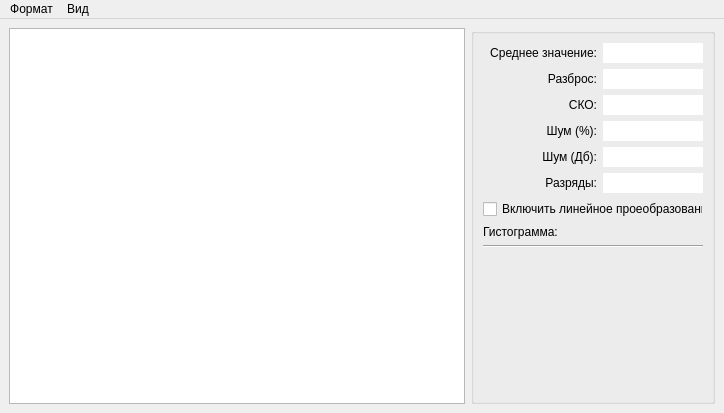
<?xml version="1.0" encoding="UTF-8"?>
<ui version="4.0">
 <class>SlotWidget</class>
 <widget class="QMainWindow" name="SlotWidget">
  <property name="geometry">
   <rect>
    <x>0</x>
    <y>0</y>
    <width>724</width>
    <height>413</height>
   </rect>
  </property>
  <property name="windowTitle">
   <string>MainWindow</string>
  </property>
  <widget class="QWidget" name="centralwidget">
   <layout class="QHBoxLayout" name="horizontalLayout_2">
    <item>
     <widget class="QStackedWidget" name="stackedWidget">
      <property name="currentIndex">
       <number>0</number>
      </property>
      <widget class="QWidget" name="page">
       <layout class="QVBoxLayout" name="verticalLayout">
        <property name="spacing">
         <number>0</number>
        </property>
        <property name="margin">
         <number>0</number>
        </property>
        <item>
         <widget class="MKTable" name="table"/>
        </item>
       </layout>
      </widget>
      <widget class="QWidget" name="page_2">
       <layout class="QHBoxLayout" name="horizontalLayout">
        <item>
         <widget class="QwtPlot" name="plot"/>
        </item>
       </layout>
      </widget>
      <widget class="QWidget" name="page_3">
       <layout class="QVBoxLayout" name="verticalLayout_4">
        <item>
         <widget class="QwtPlot" name="plot2"/>
        </item>
       </layout>
      </widget>
     </widget>
    </item>
    <item>
     <widget class="QGroupBox" name="statGroupBox">
      <layout class="QVBoxLayout" name="verticalLayout_2">
       <item>
        <layout class="QGridLayout" name="gridLayout">
         <item row="0" column="0">
          <widget class="QLabel" name="label_23">
           <property name="text">
            <string>Среднее значение:</string>
           </property>
           <property name="alignment">
            <set>Qt::AlignRight|Qt::AlignTrailing|Qt::AlignVCenter</set>
           </property>
          </widget>
         </item>
         <item row="0" column="1">
          <widget class="QLineEdit" name="le_mean">
           <property name="sizePolicy">
            <sizepolicy hsizetype="Preferred" vsizetype="Fixed">
             <horstretch>0</horstretch>
             <verstretch>0</verstretch>
            </sizepolicy>
           </property>
           <property name="maximumSize">
            <size>
             <width>100</width>
             <height>16777215</height>
            </size>
           </property>
           <property name="cursor">
            <cursorShape>ArrowCursor</cursorShape>
           </property>
           <property name="focusPolicy">
            <enum>Qt::NoFocus</enum>
           </property>
           <property name="frame">
            <bool>false</bool>
           </property>
           <property name="readOnly">
            <bool>true</bool>
           </property>
          </widget>
         </item>
         <item row="1" column="0">
          <widget class="QLabel" name="label_24">
           <property name="text">
            <string>Разброс:</string>
           </property>
           <property name="alignment">
            <set>Qt::AlignRight|Qt::AlignTrailing|Qt::AlignVCenter</set>
           </property>
          </widget>
         </item>
         <item row="1" column="1">
          <widget class="QLineEdit" name="le_diff">
           <property name="sizePolicy">
            <sizepolicy hsizetype="Preferred" vsizetype="Fixed">
             <horstretch>0</horstretch>
             <verstretch>0</verstretch>
            </sizepolicy>
           </property>
           <property name="maximumSize">
            <size>
             <width>100</width>
             <height>16777215</height>
            </size>
           </property>
           <property name="cursor">
            <cursorShape>ArrowCursor</cursorShape>
           </property>
           <property name="focusPolicy">
            <enum>Qt::NoFocus</enum>
           </property>
           <property name="frame">
            <bool>false</bool>
           </property>
           <property name="readOnly">
            <bool>true</bool>
           </property>
          </widget>
         </item>
         <item row="2" column="0">
          <widget class="QLabel" name="label_25">
           <property name="toolTip">
            <string>Среднеквадратичное отклонение</string>
           </property>
           <property name="text">
            <string>СКО:</string>
           </property>
           <property name="alignment">
            <set>Qt::AlignRight|Qt::AlignTrailing|Qt::AlignVCenter</set>
           </property>
          </widget>
         </item>
         <item row="2" column="1">
          <widget class="QLineEdit" name="le_std">
           <property name="sizePolicy">
            <sizepolicy hsizetype="Preferred" vsizetype="Fixed">
             <horstretch>0</horstretch>
             <verstretch>0</verstretch>
            </sizepolicy>
           </property>
           <property name="maximumSize">
            <size>
             <width>100</width>
             <height>16777215</height>
            </size>
           </property>
           <property name="cursor">
            <cursorShape>ArrowCursor</cursorShape>
           </property>
           <property name="focusPolicy">
            <enum>Qt::NoFocus</enum>
           </property>
           <property name="frame">
            <bool>false</bool>
           </property>
           <property name="readOnly">
            <bool>true</bool>
           </property>
          </widget>
         </item>
         <item row="3" column="0">
          <widget class="QLabel" name="label_26">
           <property name="text">
            <string>Шум (%):</string>
           </property>
           <property name="alignment">
            <set>Qt::AlignRight|Qt::AlignTrailing|Qt::AlignVCenter</set>
           </property>
          </widget>
         </item>
         <item row="3" column="1">
          <widget class="QLineEdit" name="le_noise_percent">
           <property name="sizePolicy">
            <sizepolicy hsizetype="Preferred" vsizetype="Fixed">
             <horstretch>0</horstretch>
             <verstretch>0</verstretch>
            </sizepolicy>
           </property>
           <property name="maximumSize">
            <size>
             <width>100</width>
             <height>16777215</height>
            </size>
           </property>
           <property name="cursor">
            <cursorShape>ArrowCursor</cursorShape>
           </property>
           <property name="focusPolicy">
            <enum>Qt::NoFocus</enum>
           </property>
           <property name="frame">
            <bool>false</bool>
           </property>
           <property name="readOnly">
            <bool>true</bool>
           </property>
          </widget>
         </item>
         <item row="5" column="0">
          <widget class="QLabel" name="label">
           <property name="text">
            <string>Разряды:</string>
           </property>
           <property name="alignment">
            <set>Qt::AlignRight|Qt::AlignTrailing|Qt::AlignVCenter</set>
           </property>
          </widget>
         </item>
         <item row="5" column="1">
          <widget class="QLineEdit" name="le_eff_bits">
           <property name="sizePolicy">
            <sizepolicy hsizetype="Preferred" vsizetype="Fixed">
             <horstretch>0</horstretch>
             <verstretch>0</verstretch>
            </sizepolicy>
           </property>
           <property name="maximumSize">
            <size>
             <width>100</width>
             <height>16777215</height>
            </size>
           </property>
           <property name="cursor">
            <cursorShape>ArrowCursor</cursorShape>
           </property>
           <property name="focusPolicy">
            <enum>Qt::NoFocus</enum>
           </property>
           <property name="frame">
            <bool>false</bool>
           </property>
           <property name="readOnly">
            <bool>true</bool>
           </property>
          </widget>
         </item>
         <item row="4" column="0">
          <widget class="QLabel" name="label_2">
           <property name="text">
            <string>Шум (Дб):</string>
           </property>
           <property name="alignment">
            <set>Qt::AlignRight|Qt::AlignTrailing|Qt::AlignVCenter</set>
           </property>
          </widget>
         </item>
         <item row="4" column="1">
          <widget class="QLineEdit" name="le_noise_db">
           <property name="sizePolicy">
            <sizepolicy hsizetype="Preferred" vsizetype="Fixed">
             <horstretch>0</horstretch>
             <verstretch>0</verstretch>
            </sizepolicy>
           </property>
           <property name="maximumSize">
            <size>
             <width>100</width>
             <height>16777215</height>
            </size>
           </property>
           <property name="cursor">
            <cursorShape>ArrowCursor</cursorShape>
           </property>
           <property name="focusPolicy">
            <enum>Qt::NoFocus</enum>
           </property>
           <property name="frame">
            <bool>false</bool>
           </property>
          </widget>
         </item>
        </layout>
       </item>
       <item>
        <widget class="QCheckBox" name="chb_line_trans_use">
         <property name="sizePolicy">
          <sizepolicy hsizetype="Fixed" vsizetype="Fixed">
           <horstretch>0</horstretch>
           <verstretch>0</verstretch>
          </sizepolicy>
         </property>
         <property name="maximumSize">
          <size>
           <width>220</width>
           <height>16777215</height>
          </size>
         </property>
         <property name="text">
          <string>Включить линейное проеобразование</string>
         </property>
        </widget>
       </item>
       <item>
        <widget class="QLabel" name="label_28">
         <property name="sizePolicy">
          <sizepolicy hsizetype="Maximum" vsizetype="Preferred">
           <horstretch>0</horstretch>
           <verstretch>0</verstretch>
          </sizepolicy>
         </property>
         <property name="text">
          <string>Гистограмма:</string>
         </property>
        </widget>
       </item>
       <item>
        <widget class="Line" name="line_9">
         <property name="sizePolicy">
          <sizepolicy hsizetype="Ignored" vsizetype="Fixed">
           <horstretch>0</horstretch>
           <verstretch>0</verstretch>
          </sizepolicy>
         </property>
         <property name="orientation">
          <enum>Qt::Horizontal</enum>
         </property>
        </widget>
       </item>
       <item>
        <widget class="QwtPlot" name="hist">
         <property name="sizePolicy">
          <sizepolicy hsizetype="Ignored" vsizetype="Expanding">
           <horstretch>0</horstretch>
           <verstretch>0</verstretch>
          </sizepolicy>
         </property>
        </widget>
       </item>
      </layout>
     </widget>
    </item>
   </layout>
  </widget>
  <widget class="QMenuBar" name="menubar">
   <property name="geometry">
    <rect>
     <x>0</x>
     <y>0</y>
     <width>724</width>
     <height>20</height>
    </rect>
   </property>
   <widget class="QMenu" name="menu">
    <property name="title">
     <string>Формат</string>
    </property>
    <addaction name="action_format_bin"/>
    <addaction name="action_format_dec"/>
    <addaction name="action_format_unsigned"/>
    <addaction name="action_format_hex"/>
    <addaction name="action_format_float"/>
    <addaction name="separator"/>
    <addaction name="action_set_scale"/>
   </widget>
   <widget class="QMenu" name="menu_2">
    <property name="title">
     <string>Вид</string>
    </property>
    <addaction name="action_view_table"/>
    <addaction name="action_view_plot1"/>
    <addaction name="action_view_plot2"/>
    <addaction name="separator"/>
    <addaction name="action_stat_show"/>
   </widget>
   <addaction name="menu"/>
   <addaction name="menu_2"/>
  </widget>
  <action name="action_view_table">
   <property name="checkable">
    <bool>true</bool>
   </property>
   <property name="text">
    <string>Таблица</string>
   </property>
  </action>
  <action name="action_view_plot1">
   <property name="checkable">
    <bool>true</bool>
   </property>
   <property name="text">
    <string>График</string>
   </property>
  </action>
  <action name="action_view_plot2">
   <property name="checkable">
    <bool>true</bool>
   </property>
   <property name="text">
    <string>График (масштаб.)</string>
   </property>
  </action>
  <action name="action_format_bin">
   <property name="checkable">
    <bool>true</bool>
   </property>
   <property name="text">
    <string>Двоичный</string>
   </property>
  </action>
  <action name="action_format_unsigned">
   <property name="checkable">
    <bool>true</bool>
   </property>
   <property name="text">
    <string>Десятичный беззнаковый</string>
   </property>
  </action>
  <action name="action_format_dec">
   <property name="checkable">
    <bool>true</bool>
   </property>
   <property name="text">
    <string>Десятичный</string>
   </property>
  </action>
  <action name="action_format_hex">
   <property name="checkable">
    <bool>true</bool>
   </property>
   <property name="text">
    <string>Шестнадцатиричный</string>
   </property>
  </action>
  <action name="action_format_float">
   <property name="checkable">
    <bool>true</bool>
   </property>
   <property name="text">
    <string>Вещественный</string>
   </property>
  </action>
  <action name="action_set_scale">
   <property name="text">
    <string>Масштабирование...</string>
   </property>
  </action>
  <action name="action_stat_show">
   <property name="checkable">
    <bool>true</bool>
   </property>
   <property name="checked">
    <bool>true</bool>
   </property>
   <property name="text">
    <string>Показывать статистику</string>
   </property>
   <property name="toolTip">
    <string>Показывать статистику</string>
   </property>
  </action>
 </widget>
 <customwidgets>
  <customwidget>
   <class>QwtPlot</class>
   <extends>QFrame</extends>
   <header>qwt_plot.h</header>
   <container>1</container>
  </customwidget>
  <customwidget>
   <class>MKTable</class>
   <extends>QTableWidget</extends>
   <header>mktable.h</header>
  </customwidget>
 </customwidgets>
 <resources/>
 <connections/>
</ui>
